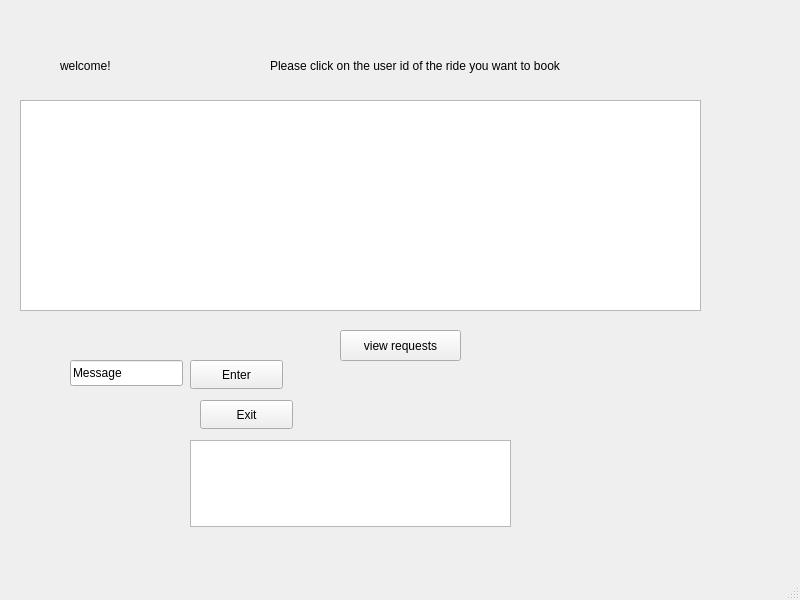
<?xml version="1.0" encoding="UTF-8"?>
<ui version="4.0">
 <class>viewRequests</class>
 <widget class="QMainWindow" name="viewRequests">
  <property name="geometry">
   <rect>
    <x>0</x>
    <y>0</y>
    <width>800</width>
    <height>600</height>
   </rect>
  </property>
  <property name="windowTitle">
   <string>MainWindow</string>
  </property>
  <widget class="QWidget" name="centralwidget">
   <widget class="QLabel" name="label">
    <property name="geometry">
     <rect>
      <x>60</x>
      <y>40</y>
      <width>121</width>
      <height>51</height>
     </rect>
    </property>
    <property name="text">
     <string>welcome!</string>
    </property>
   </widget>
   <widget class="QTableView" name="tableView">
    <property name="geometry">
     <rect>
      <x>20</x>
      <y>100</y>
      <width>681</width>
      <height>211</height>
     </rect>
    </property>
   </widget>
   <widget class="QPushButton" name="pushButton">
    <property name="geometry">
     <rect>
      <x>340</x>
      <y>330</y>
      <width>121</width>
      <height>31</height>
     </rect>
    </property>
    <property name="text">
     <string>view requests</string>
    </property>
   </widget>
   <widget class="QLabel" name="label_2">
    <property name="geometry">
     <rect>
      <x>270</x>
      <y>50</y>
      <width>461</width>
      <height>31</height>
     </rect>
    </property>
    <property name="text">
     <string>Please click on the user id of the ride you want to book</string>
    </property>
   </widget>
   <widget class="QTextEdit" name="textEdit">
    <property name="geometry">
     <rect>
      <x>190</x>
      <y>440</y>
      <width>321</width>
      <height>87</height>
     </rect>
    </property>
   </widget>
   <widget class="QPushButton" name="pushButton_2">
    <property name="geometry">
     <rect>
      <x>200</x>
      <y>400</y>
      <width>93</width>
      <height>29</height>
     </rect>
    </property>
    <property name="text">
     <string>Exit</string>
    </property>
   </widget>
   <widget class="QLineEdit" name="lineEdit">
    <property name="geometry">
     <rect>
      <x>70</x>
      <y>360</y>
      <width>113</width>
      <height>26</height>
     </rect>
    </property>
    <property name="text">
     <string>Message</string>
    </property>
   </widget>
   <widget class="QPushButton" name="pushButton_3">
    <property name="geometry">
     <rect>
      <x>190</x>
      <y>360</y>
      <width>93</width>
      <height>29</height>
     </rect>
    </property>
    <property name="text">
     <string>Enter</string>
    </property>
   </widget>
  </widget>
  <widget class="QMenuBar" name="menubar">
   <property name="geometry">
    <rect>
     <x>0</x>
     <y>0</y>
     <width>800</width>
     <height>26</height>
    </rect>
   </property>
  </widget>
  <widget class="QStatusBar" name="statusbar"/>
 </widget>
 <resources/>
 <connections/>
</ui>
